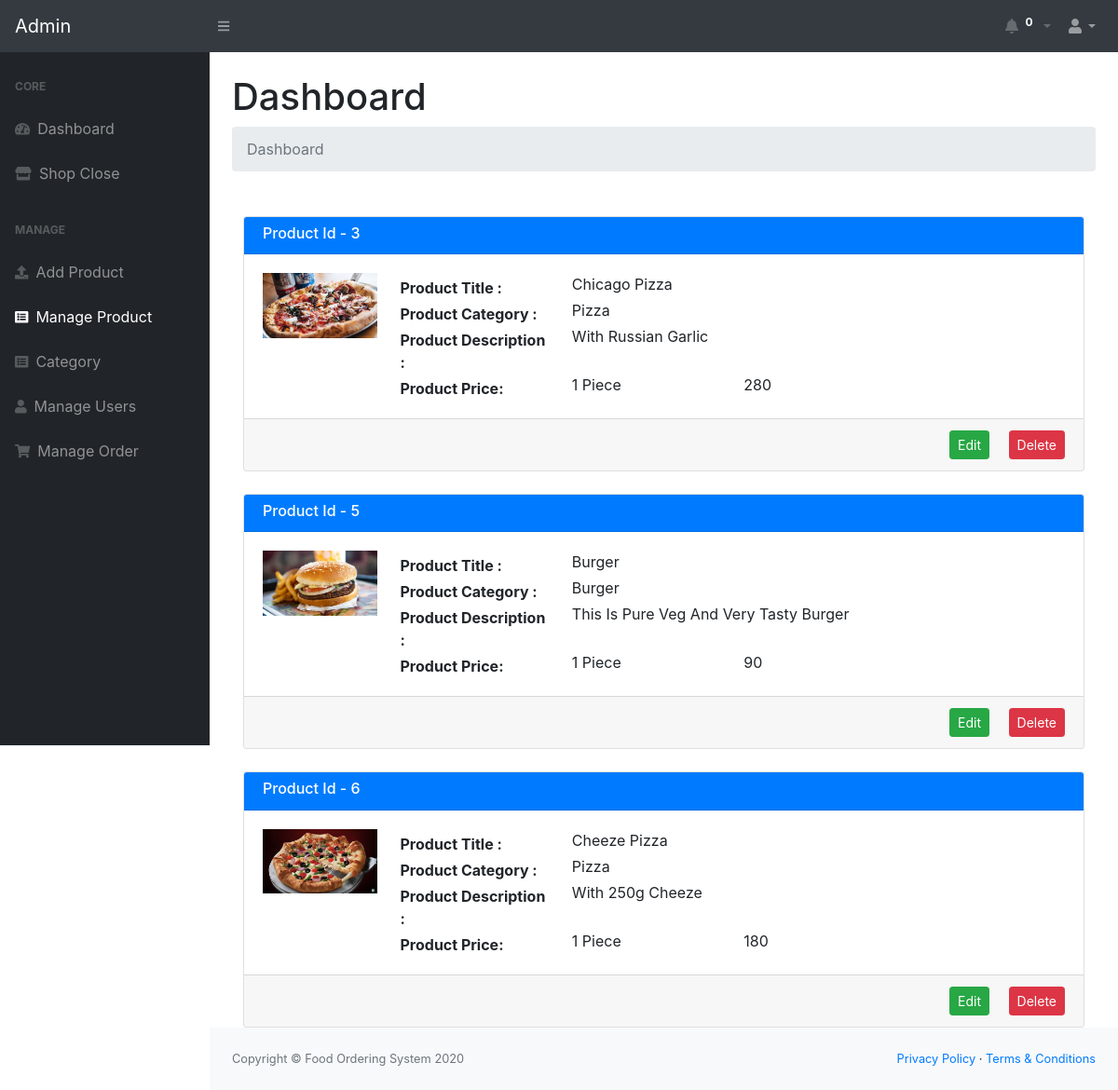
/admin/manage_product.php (signed in), run on the app's committed database.
### tables this page shows
CREATE TABLE IF NOT EXISTS `food` (
  `food_id` int(20) NOT NULL AUTO_INCREMENT,
  `food_img` varchar(20) NOT NULL,
  `food_name` varchar(20) NOT NULL,
  `food_descript` varchar(100) NOT NULL,
  `food_rs` int(15) NOT NULL,
  `category_id` int(200) NOT NULL,
  PRIMARY KEY (`food_id`),
  KEY `category_id` (`category_id`)
);

CREATE TABLE IF NOT EXISTS `category` (
  `cat_id` int(20) NOT NULL AUTO_INCREMENT,
  `category_name` varchar(200) NOT NULL,
  `cat_img` varchar(20) NOT NULL,
  `display_status` tinyint(1) NOT NULL DEFAULT 1,
  PRIMARY KEY (`cat_id`)
);

### admin/manage_product.php (the view, shortened to what this page needs)
<?php
if (isset($_SESSION['admin'])) {
    include 'sidebar_nav.php';
    $qr = "SELECT * FROM `food` INNER JOIN `category` ON `food`.`category_id`=`category`.`cat_id` ";
    $res = mysqli_query($conn, $qr);
?>
<main>
    <div class="container-fluid">
        <h1 class="mt-4">Dashboard</h1>
        <ol class="breadcrumb mb-4">
            <li class="breadcrumb-item active">Dashboard</li>
        </ol>
        <div id="form">
            <?php while ($row2 = mysqli_fetch_assoc($res)) { ?>
            <div class="col-12 pt-4">
                <div class="card text-capitalize">
                    <div class="card-header bg-primary pt-2 pb-1 text-white">
                        <h6 style="padding: 0%;">Product id - <?= $row2['food_id'] ?></h6>
                    </div>
                    <div class="card-body">
                        <div class="row">
                            <div class="col-lg-2 col-md-3 col-sm-4">
                                <div class="btn-container">
                                    <img src="../photos/<?= $row2['food_img'] ?>" class="w-100" id="product">
                                </div>
                            </div>
                            <div class="col-lg-10  col-md-9 col-sm-8">
                                <div class="row">
                                    <div class="col-md-3 col-sm-5 mt-1">
                                        <b>Product Title :</b>
                                    </div>
                                    <div class="col-md-9 col-sm-7">
                                        <?= $row2['food_name'] ?> </div>
                                </div>
                                <div class="row">
                                    <div class="col-md-3 col-sm-5 mt-1">
                                        <b>Product Category :</b>
                                    </div>
                                    <div class="col-md-9 col-sm-7">
                                        <?= $row2['category_name'] ?> </div>
                                </div>
                                <div class="row">
                                    <div class="col-md-3 col-sm-5 mt-1">
                                        <b>Product Description :</b>
                                    </div>
                                    <div class="col-md-9 col-sm-7">
                                        <?= $row2['food_descript'] ?>
                                    </div>
                                </div>
                                <div class="row">
                                    <div class="col-md-3 col-sm-5 mt-1">
                                        <b>Product Price:</b>
                                    </div>
                                    <div class="col-md-9 col-sm-7">
                                        <div class="row">
                                            <div class="col-4">1 piece</div>
                                            <div class="col-8"><?= $row2['food_rs'] ?></div>
                                        </div>
                                    </div>
                                </div>
                            </div>
                        </div>
                    </div>
                    <div class="card-footer">
                        <div class="row">
                            <div class="col-sm-12 col-12 text-right">
                                <a href="update_product.php?edit=<?= $row2['food_id'] ?>"
                                    class="btn btn-success btn-sm mr-3">Edit</a>
                                <button type="button" class="btn btn-danger btn-sm delete_class"
                                    id="<?= $row2['food_id'] ?>">
                                    Delete</button>
                            </div>
                        </div>
                    </div>
                </div>
            </div>
            <?php }
                ?>
        </div>
    </div>
</main>
<?php include 'footer.php'; ?>
<?php
} else {
    echo "<script>location.href='login.php'</script>";
}
?>
</body>
</html>

### admin/style.css (style rules this page uses)
.btn-container { position: relative; }

### data on the page
food: food_id "3", food_img (picture), food_name "Chicago Pizza", category.category_name "Pizza", food_descript "With Russian Garlic", food_rs "280"
food: food_id "5", food_img (picture), food_name "Burger", category.category_name "Burger", food_descript "This Is Pure Veg And Very Tasty Burger", food_rs "90"
food: food_id "6", food_img (picture), food_name "Cheeze Pizza", category.category_name "Pizza", food_descript "With 250g Cheeze", food_rs "180"

### other printed values
$no_rows "0"
